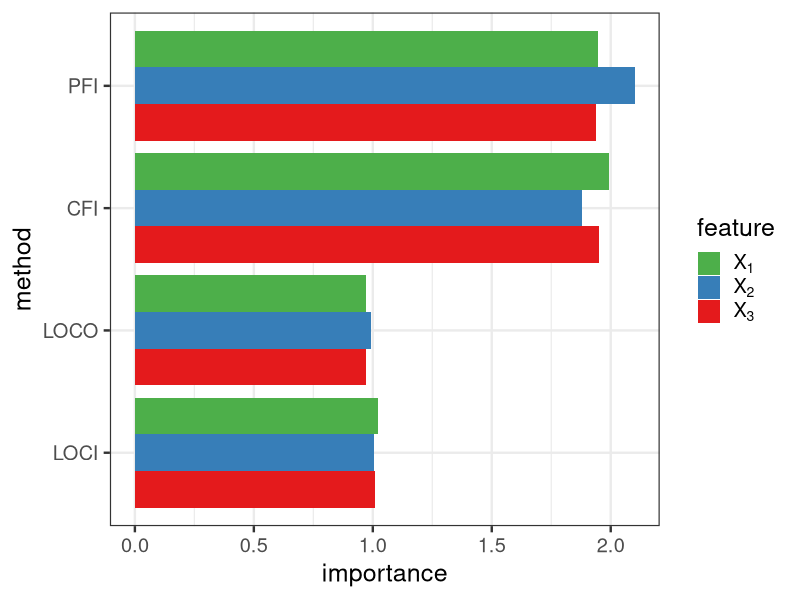
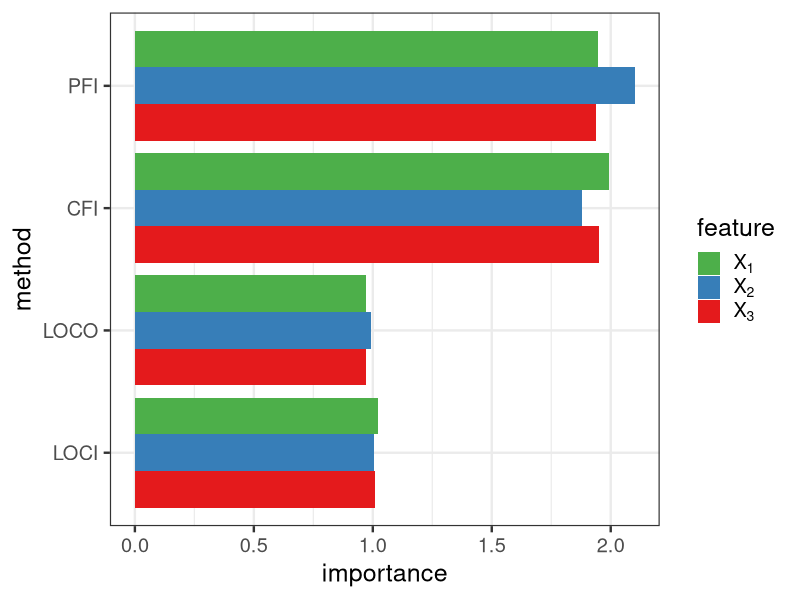

Generate these figures, in order, with R:
library(ggplot2)
theme_set(theme_bw(base_size = 18))


# load datasets
df_pfi_cfi = read.csv("./simulations/data/sim1_df_res_pfi_cfi.csv")
df_loco_loci = read.csv("./simulations/data/sim1_df_res_loco_loci.csv")

colnames(df_pfi_cfi)[2] = "importance"

df = rbind(df_pfi_cfi[names(df_loco_loci)], df_loco_loci)
df$feature = as.factor(df$feature)
df$i = length(df$feature):1


# Plot
sim1 = ggplot(data = df, aes(y = reorder(type, i),  x = importance, fill = reorder(feature, i))) +
  geom_col(position = position_dodge()) +
  labs(y = "method",
       fill = "feature") + 
  scale_fill_brewer(palette = "Set1", breaks = c("x1", "x2", "x3"), 
                    labels = c(expression(X[1]), expression(X[2]), expression(X[3])))

sim1

# Save plot
ggsave(filename = "./simulations/plots/sim1.pdf")